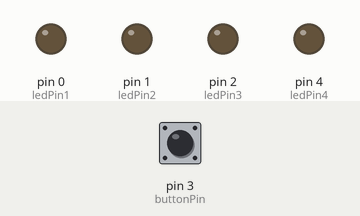
The sketch below on a simulated Arduino Uno, built with avr-gcc and run on an emulated ATmega328P. Shown: output pins drawn as LEDs (lit = HIGH). The inputs (shaded band) are chosen by the test bench; at power-on: pin 3 (buttonPin) LOW.

Above: at 1.2 s.
1.3 s: pin 3 (buttonPin) pulled HIGH for 0.15 s
At 2.4 s:
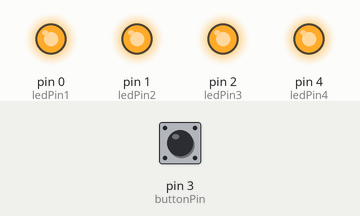
2.9 s: pin 3 (buttonPin) pulled HIGH for 1 s
At 3.6 s:
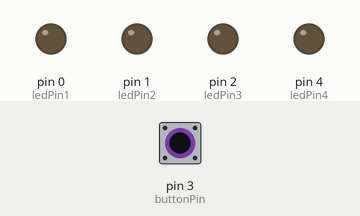
5.4 s: pin 3 (buttonPin) pulled HIGH for 3.2 s
At 6.7 s:
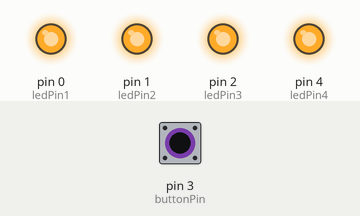
Timing chart, 0 to 8.4 s (numbered marks = the images above; inputs shaded):
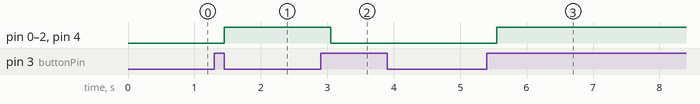

The sketch:

arduino-kitchen-lighting.ino
```cpp
const int buttonPin = 3;
const int ledPin1 = 0;
const int ledPin2 = 1;
const int ledPin3 = 2;
const int ledPin4 = 4;
int buttonPushCounter = 1;
int buttonActivated = 0;
int lastButtonActivated = 0;

void setup() {
  pinMode(buttonPin, INPUT);
  pinMode(ledPin1, OUTPUT);
  pinMode(ledPin2, OUTPUT);
  pinMode(ledPin3, OUTPUT);
  pinMode(ledPin4, OUTPUT);
}

void loop() {
  buttonActivated = digitalRead(buttonPin);
  if (buttonActivated != lastButtonActivated) {
    if (buttonActivated == HIGH) {
      buttonPushCounter++;
    }
    delay(150);
  }

  lastButtonActivated = buttonActivated;

  if (buttonPushCounter % 2 == 0) {
    digitalWrite(ledPin1, HIGH);
    digitalWrite(ledPin2, HIGH);
    digitalWrite(ledPin3, HIGH);
    digitalWrite(ledPin4, HIGH);
  } else {
    digitalWrite(ledPin1, LOW);
    digitalWrite(ledPin2, LOW);
    digitalWrite(ledPin3, LOW);
    digitalWrite(ledPin4, LOW);
  }

  if (buttonPushCounter == 5) {
    buttonPushCounter = 1;
    delay(50);
  }
}
```

Measured:
- after the input at 1.3 s, pin 0 (ledPin1), pin 1 (ledPin2), pin 2 (ledPin3), pin 4 (ledPin4): LOW → HIGH after 0.15 s
- after the input at 2.9 s, pin 0 (ledPin1), pin 1 (ledPin2), pin 2 (ledPin3), pin 4 (ledPin4): HIGH → LOW after 0.15 s
- after the input at 5.4 s, pin 0 (ledPin1), pin 1 (ledPin2), pin 2 (ledPin3), pin 4 (ledPin4): LOW → HIGH after 0.15 s
